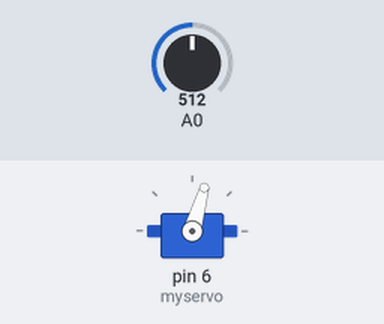
Recording of a sketch running on a simulated Arduino Uno, built with avr-gcc and run on an emulated ATmega328P. On the bench: servo. The test bench sets the inputs (shaded band); at power-on: A0 = 512.

Above: at 7.4 s.
7.5 s: A0 set to 983
At 12.1 s:
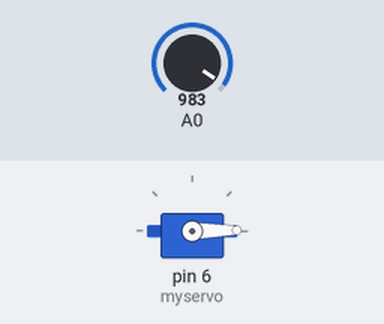
14.9 s: A0 set to 1015
At 18.14 s:
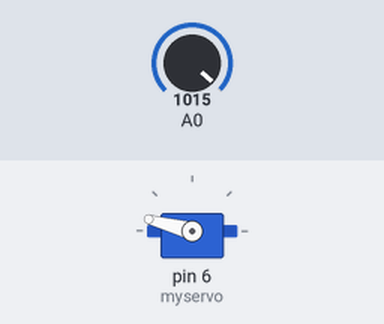
22.3 s: A0 set to 511
At 24.8 s:
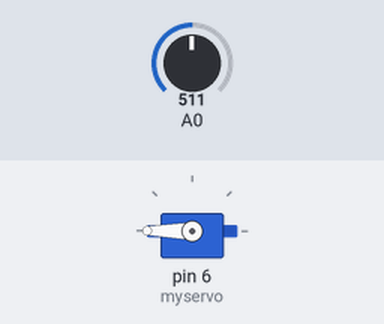
Timing chart, 0 to 35.7 s (numbered marks = the images above; inputs shaded):
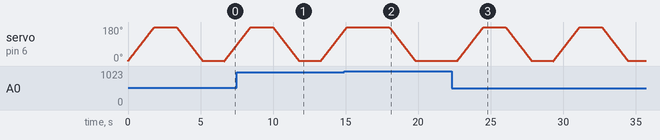

Measured:
- the behaviour switches between 999 and 1000 on A0 (found by bisection; images 1 and 2)

The sketch:

servo_ex01.ino
```cpp
#include <Servo.h>
Servo myservo;
int pos = 0;

void setup() {
  myservo.attach(6);
}

void loop() {
  int rain_val = analogRead(A0);

  if(rain_val < 1000)
  {
    for(pos = 0; pos <= 180; pos += 1)
    {
      myservo.write(pos);
      delay(10);
    }

    delay(map(rain_val, 0, 1023, 0, 3000));

    for(pos = 180; pos >= 1; pos -= 1)
    {
      myservo.write(pos);
      delay(10);
    }
    delay(map(rain_val, 0, 1023, 0, 3000));
  }
}
```
